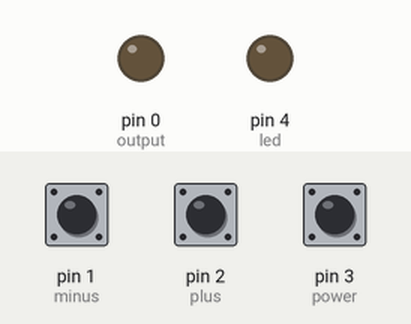
A sketch run on a simulated Arduino Uno, built with avr-gcc and run on an emulated ATmega328P. Shown: output pins drawn as LEDs (lit = HIGH). The inputs (shaded band) are chosen by the test bench; at power-on: pin 3 (power) HIGH, pin 1 (minus) HIGH, pin 2 (plus) HIGH. EEPROM starts erased.

Above: at 1.2 s.
1.3 s: pin 3 (power) pulled LOW for 0.15 s
At 2.4 s:
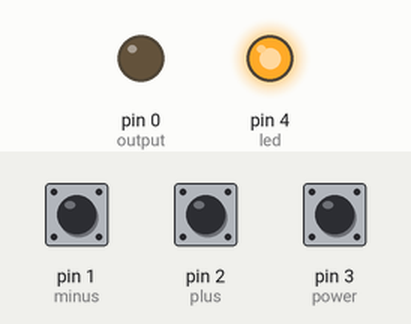
2.9 s: pin 3 (power) pulled LOW for 1 s
At 3.6 s:
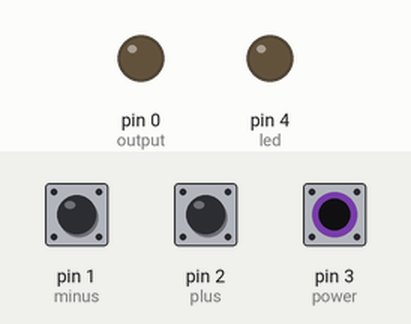
5.4 s: pin 3 (power) pulled LOW for 3.2 s
At 6.7 s:
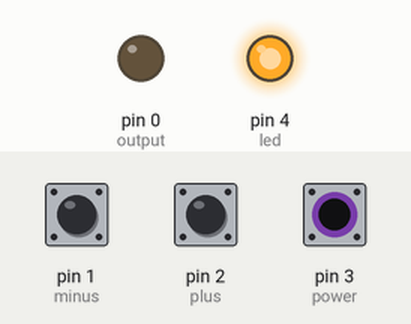
Timing chart, 0 to 8.4 s (numbered marks = the images above; inputs shaded):
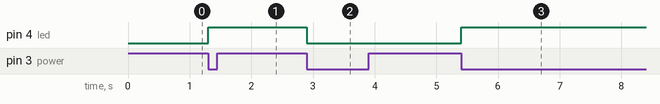

The sketch:

tiny13-dimmer.ino
```cpp
#include <EEPROM.h>
const int led = 4;
const int power = 3;
const int plus = 2;
const int minus = 1;
const int output = 0;

const int eePower = 0;
const int eeSetting = 1;

const int numSettings = 7;
const int clickDelay = 300;
bool lightOn = 1;
byte settings[numSettings]= {1,7,15,30,75,150,255};
byte setting = 0;


void setup() {

  pinMode(led, OUTPUT);
  pinMode(output, OUTPUT);
  pinMode(power, INPUT_PULLUP);
  pinMode(plus, INPUT_PULLUP);
  pinMode(minus, INPUT_PULLUP);

  if (!digitalRead(power)) {
   for (unsigned int i = 0 ; i < EEPROM.length() ; i++) {
    EEPROM.write(i, 0);
  }
  }

  lightOn = EEPROM.read(eePower);
  setting = EEPROM.read(eeSetting);
}

// the loop function runs over and over again forever
void loop() {


    if (!digitalRead(plus)) {
      if(lightOn){
        if ((setting < (numSettings - 1))) setting ++;
      }
      else lightOn = 1;
      if (lightOn) analogWrite(output, settings[setting]);
      else analogWrite(output, 0);
       digitalWrite(led, !lightOn);
      delay(clickDelay);
      if(digitalRead(plus)){
        EEPROM.put(eePower, lightOn);
        EEPROM.put(eeSetting, setting);
      }
    }
    if (!digitalRead(minus)) {
      if(lightOn){
        if ((setting > 0)) setting --;
        }
      else lightOn = 1;
      if (lightOn) analogWrite(output, settings[setting]);
        else analogWrite(output, 0);
        digitalWrite(led, !lightOn);
      delay(clickDelay);
      if(digitalRead(minus)){
        EEPROM.put(eePower, lightOn);
        EEPROM.put(eeSetting, setting);
      }

    }
  if (!digitalRead(power)) {
    lightOn = !lightOn;
    digitalWrite(led, !lightOn);
    if (lightOn) analogWrite(output, settings[setting]);
    else analogWrite(output, 0);

    while(!digitalRead(power)) delay(20);
    EEPROM.put(eePower, lightOn);
  }


  if (lightOn) analogWrite(output, settings[setting]);
  else analogWrite(output, 0);
  digitalWrite(led, !lightOn);
}
```

Measured:
- after the input at 1.3 s, pin 4 (led): LOW → HIGH at once
- after the input at 2.9 s, pin 4 (led): HIGH → LOW at once
- after the input at 5.4 s, pin 4 (led): LOW → HIGH at once
